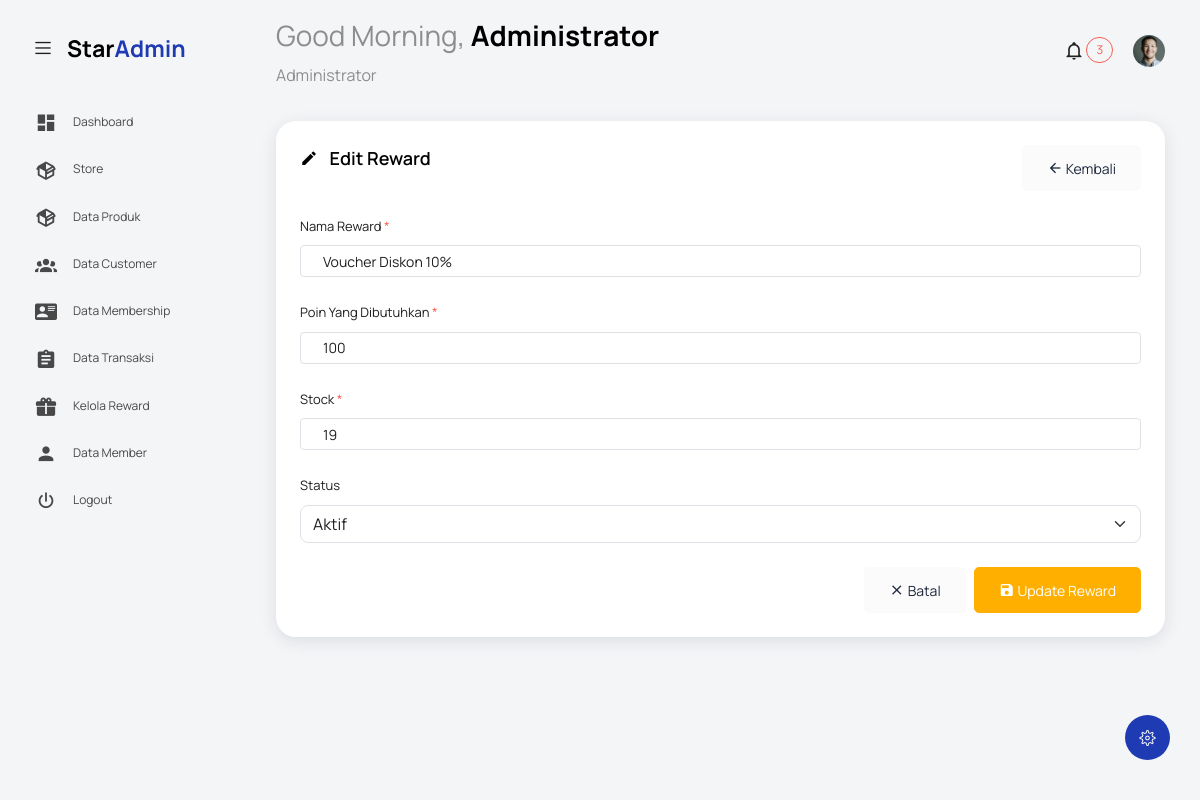
The app's page /index.php?controller=adminreward&action=edit&id=1 (signed in) with its own data.
### tables this page shows
CREATE TABLE `rewards` (
  `reward_id` int NOT NULL,
  `nama_reward` varchar(100) NOT NULL,
  `poin_required` int NOT NULL,
  `stock` int DEFAULT '10',
  `status` enum('aktif','tidak_aktif') DEFAULT 'aktif'
);

### controllers/AdminRewardController.php (called while the page is built, shortened)
<?php
class AdminRewardController {
    private $model;
    public function __construct() {
        $this->model = new AdminRewardModel();
    }
    public function edit() {
        $rewardId = $_GET['id'] ?? 0;
        $reward = $this->model->getRewardById($rewardId);
        $data = ['reward' => $reward];
        include 'views/admin/reward/form.php';
    }
}
?>

### models/AdminRewardModel.php (called while the page is built, shortened)
<?php
class AdminRewardModel {
    private $conn;
    public function __construct() {
        global $conn;
        $this->conn = $conn;
    }
    public function getRewardById($rewardId) {
        $stmt = $this->conn->prepare("SELECT * FROM rewards WHERE reward_id = ?");
        $stmt->bind_param("i", $rewardId);
        $stmt->execute();
        $result = $stmt->get_result();
        if ($result && $result->num_rows > 0) {
            return $result->fetch_assoc();
        }
        return null;
    }
}
?>

### views/admin/reward/form.php (the view, shortened to what this page needs)
<?php
$isEdit = isset($data['reward']);
$pageTitle = $isEdit ? 'Edit Reward' : 'Tambah Reward';
$reward = $data['reward'] ?? null;
?>
<?php include('template/header.php'); ?>
<body class="with-welcome-text">
  <div class="container-scroller">
    <?php include 'template/navbar.php'; ?>
    <div class="container-fluid page-body-wrapper">
      <?php include 'template/setting_panel.php'; ?>
      <?php include 'template/sidebar.php'; ?>
      <div class="main-panel">
        <div class="content-wrapper">
          <div class="row">
            <div class="col-sm-12">
              <div class="col-12 grid-margin stretch-card">
                <div class="card">
                  <div class="card-body">
                    <div class="d-flex justify-content-between align-items-center mb-4">
                      <h4 class="card-title">
                        <i class="mdi mdi-<?= $isEdit ? 'pencil' : 'plus' ?> me-2"></i>
                        <?= $pageTitle ?>
                      </h4>
                      <a href="index.php?controller=adminreward" class="btn btn-light">
                        <i class="mdi mdi-arrow-left"></i> Kembali
                      </a>
                    </div>
                    <form class="forms-sample" method="POST" action="index.php?controller=adminreward&action=<?= $isEdit ? 'edit&id=' . $reward['reward_id'] : 'create' ?>">
                      <div class="form-group">
                        <label for="nama_reward">Nama Reward <span class="text-danger">*</span></label>
                        <input type="text" class="form-control" id="nama_reward" name="nama_reward"
                               value="<?= htmlspecialchars($reward['nama_reward'] ?? $_POST['nama_reward'] ?? '') ?>"
                               placeholder="Masukkan nama reward" required>
                      </div>
                      <div class="form-group">
                        <label for="poin_required">Poin Yang Dibutuhkan <span class="text-danger">*</span></label>
                        <input type="number" class="form-control" id="poin_required" name="poin_required"
                               value="<?= htmlspecialchars($reward['poin_required'] ?? $_POST['poin_required'] ?? '') ?>"
                               placeholder="Masukkan jumlah poin" min="1" required>
                      </div>
                      <div class="form-group">
                        <label for="stock">Stock <span class="text-danger">*</span></label>
                        <input type="number" class="form-control" id="stock" name="stock"
                               value="<?= htmlspecialchars($reward['stock'] ?? $_POST['stock'] ?? '10') ?>"
                               placeholder="Masukkan jumlah stock" min="0" required>
                      </div>
                      <div class="form-group">
                        <label for="status">Status</label>
                        <select class="form-select" id="status" name="status">
                          <?php
                          $currentStatus = $reward['status'] ?? $_POST['status'] ?? 'aktif';
                          ?>
                          <option value="aktif" <?= $currentStatus === 'aktif' ? 'selected' : '' ?>>Aktif</option>
                        </select>
                      </div>
                      <div class="d-flex justify-content-end">
                        <a href="index.php?controller=adminreward" class="btn btn-light me-2">
                          <i class="mdi mdi-close"></i> Batal
                        </a>
                        <button type="submit" class="btn btn-<?= $isEdit ? 'warning' : 'success' ?>">
                          <i class="mdi mdi-content-save"></i> <?= $isEdit ? 'Update' : 'Simpan' ?> Reward
                        </button>
                      </div>
                    </form>
                  </div>
                </div>
              </div>
            </div>
          </div>
        </div>
      </div>
    </div>
  </div>
</body>
</html>

### records on screen
rewards: nama_reward "Voucher Diskon 10%", poin_required "100", stock "19", status "Aktif"

### other values on screen
$greeting "Good Morning"
$userName "Administrator"
$roleDisplay "Administrator"
$pageTitle "Edit Reward"
